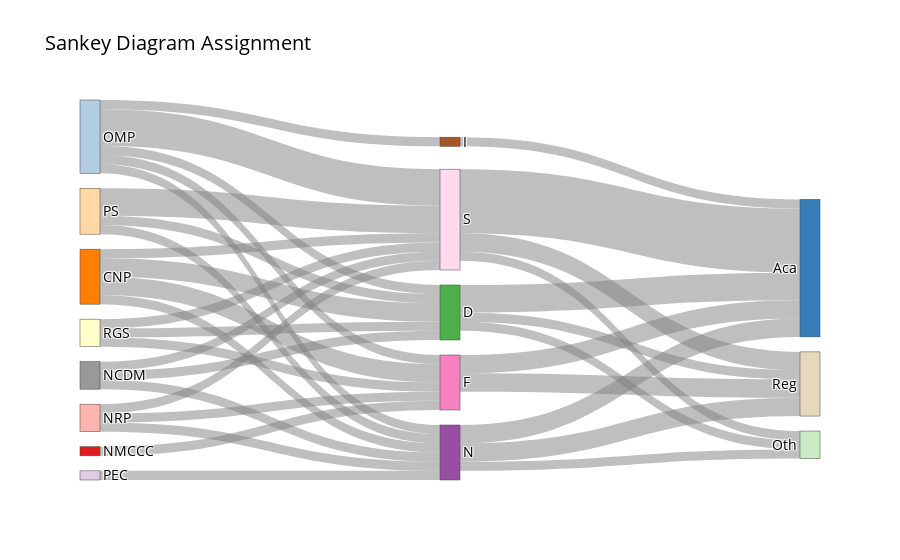

The notebook cell this image was saved under:
### Markdown cell above
## **Sankey Diagram**
<hr>

### Code cell
import pandas as pd
import plotly.graph_objects as go

# Load the Sankey diagram data
sankey_df = pd.read_csv("sankey_assignment.csv")

# Define source and target nodes
sources = ['PS', 'OMP', 'CNP', 'NRP', 'NMCCC', 'PEC', 'NCDM', 'RGS']
targets = ['Reg', 'Aca', 'Oth']
labels = sankey_df['LABEL']

# Combine all nodes into a single list and sort them alphabetically
all_nodes = sorted(sources + labels.tolist() + targets)
node_indices = {node: i for i, node in enumerate(all_nodes)}

# Create links for the Sankey diagram
links = []
for _, row in sankey_df.iterrows():
    label = row['LABEL']
    for source in sources:
        if row[source] > 0:
            links.append({'source': node_indices[source], 'target': node_indices[label], 'value': row[source]})
    for target in targets:
        if row[target] > 0:
            links.append({'source': node_indices[label], 'target': node_indices[target], 'value': row[target]})

# Define colors for nodes using a diverse color palette
node_colors = ['#377eb8', '#ff7f00', '#4daf4a', '#f781bf', '#a65628', '#984ea3', '#999999', '#e41a1c', '#fbb4ae', '#b3cde3', '#ccebc5', '#decbe4', '#fed9a6', '#ffffcc', '#e5d8bd', '#fddaec', '#f2f2f2']

# Define colors for links using shades of gray
link_colors = ['rgba(128, 128, 128, 0.5)' for _ in links]

# Create the Sankey diagram
sankey_fig = go.Figure(data=[go.Sankey(
    node=dict(
        pad=15,
        thickness=20,
        label=all_nodes,
        color=node_colors
    ),
    link=dict(
        source=[link['source'] for link in links],
        target=[link['target'] for link in links],
        value=[link['value'] for link in links],
        color=link_colors,
        hoverinfo='all'
    )
)])

# Update layout for better appearance
sankey_fig.update_layout(
    title_text="Sankey Diagram Assignment",
    font=dict(size=14, color='black'),
    plot_bgcolor='white',
    paper_bgcolor='white'
)

# Show the Sankey diagram
sankey_fig.show()

### Figure 1 — Plotly figure (JSON) as saved in the notebook; plotly's stock layout.template omitted (floating-point values rounded to 4 significant figures)
{"data": [{"link": {"color": ["rgba(128, 128, 128, 0.5)", "rgba(128, 128, 128, 0.5)", "rgba(128, 128, 128, 0.5)", "rgba(128, 128, 128, 0.5)", "rgba(128, 128, 128, 0.5)", "rgba(128, 128, 128, 0.5)", "rgba(128, 128, 128, 0.5)", "rgba(128, 128, 128, 0.5)", "rgba(128, 128, 128, 0.5)", "rgba(128, 128, 128, 0.5)", "rgba(128, 128, 128, 0.5)", "rgba(128, 128, 128, 0.5)", "rgba(128, 128, 128, 0.5)", "rgba(128, 128, 128, 0.5)", "rgba(128, 128, 128, 0.5)", "rgba(128, 128, 128, 0.5)", "rgba(128, 128, 128, 0.5)", "rgba(128, 128, 128, 0.5)", "rgba(128, 128, 128, 0.5)", "rgba(128, 128, 128, 0.5)", "rgba(128, 128, 128, 0.5)", "rgba(128, 128, 128, 0.5)", "rgba(128, 128, 128, 0.5)", "rgba(128, 128, 128, 0.5)", "rgba(128, 128, 128, 0.5)", "rgba(128, 128, 128, 0.5)", "rgba(128, 128, 128, 0.5)", "rgba(128, 128, 128, 0.5)", "rgba(128, 128, 128, 0.5)", "rgba(128, 128, 128, 0.5)", "rgba(128, 128, 128, 0.5)", "rgba(128, 128, 128, 0.5)", "rgba(128, 128, 128, 0.5)", "rgba(128, 128, 128, 0.5)", "rgba(128, 128, 128, 0.5)"], "hoverinfo": "all", "source": [12, 9, 1, 8, 6, 13, 15, 15, 15, 9, 1, 8, 7, 13, 3, 3, 12, 9, 1, 6, 13, 2, 2, 2, 12, 9, 1, 8, 11, 6, 5, 5, 5, 9, 4], "target": [15, 15, 15, 15, 15, 15, 14, 0, 10, 3, 3, 3, 3, 3, 14, 0, 2, 2, 2, 2, 2, 14, 0, 10, 5, 5, 5, 5, 5, 5, 14, 0, 10, 4, 0], "value": [3, 4, 1, 1, 1, 1, 2, 7, 1, 1, 2, 1, 1, 1, 2, 2, 1, 1, 2, 1, 1, 1, 3, 1, 1, 1, 1, 1, 1, 1, 2, 2, 1, 1, 1]}, "node": {"color": ["#377eb8", "#ff7f00", "#4daf4a", "#f781bf", "#a65628", "#984ea3", "#999999", "#e41a1c", "#fbb4ae", "#b3cde3", "#ccebc5", "#decbe4", "#fed9a6", "#ffffcc", "#e5d8bd", "#fddaec", "#f2f2f2"], "label": ["Aca", "CNP", "D", "F", "I", "N", "NCDM", "NMCCC", "NRP", "OMP", "Oth", "PEC", "PS", "RGS", "Reg", "S"], "pad": 15, "thickness": 20}, "type": "sankey"}], "layout": {"font": {"color": "black", "size": 14}, "paper_bgcolor": "white", "plot_bgcolor": "white", "title": {"text": "Sankey Diagram Assignment"}}}
